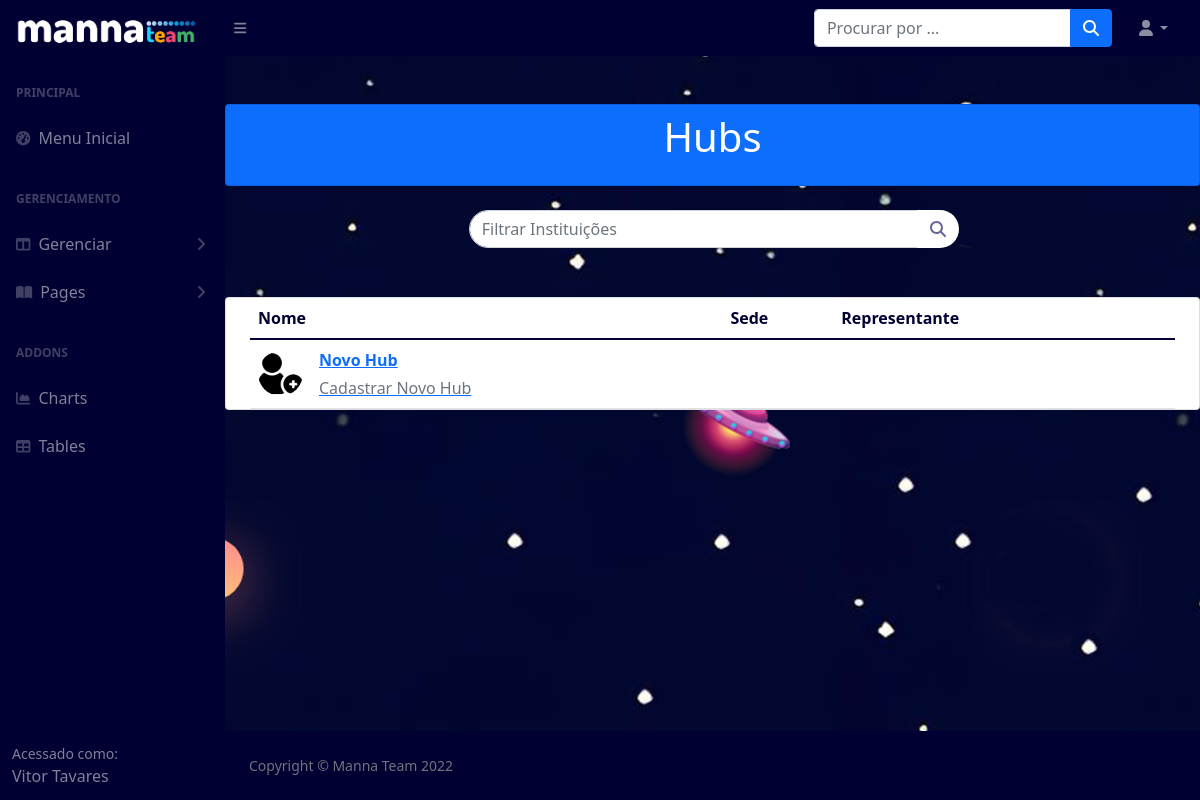
The app's page /hubs, older data.
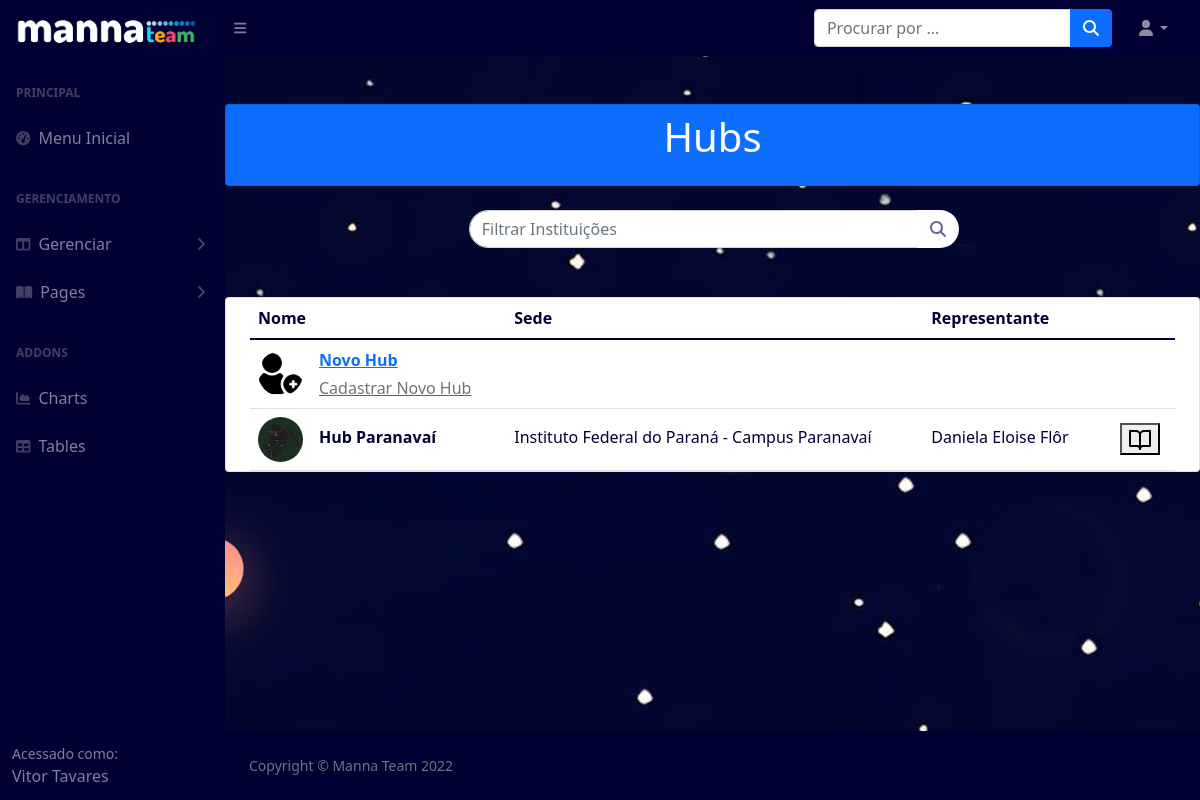
The same page, newer data.
### pages/models.py (models this page shows, shortened)
class Hub(models.Model):
    foto = models.ImageField('Foto', upload_to='static/uploads/photos/hub')
    nome = models.CharField('Nome do Hub', max_length=200)
    regiao = models.CharField('Região do Hub', max_length=200)
    sede = models.CharField('Sede do Hub', max_length=50)
    representante = models.CharField('Representante Manna', max_length=50)
    instituicoes= models.CharField('Instituições Afiliadas', max_length=50)
    participantes = models.CharField('Membros Participantes', max_length=50)
    conexao = models.CharField('Colégios Atendidos', max_length=200)
    quantidadeAlunos = models.IntegerField('Quantidade de Alunos Atendidos')
    descricao = models.CharField('Descrição', max_length=2000)

### pages/views.py (the view)
# urls.py: path('hubs', HubList.as_view(), name="hubs"),
class HubList(ListView):
	model = Hub
	template_name = 'pages/hub-list.html'

### pages/templates/pages/hub-list.html (shortened to what this page needs)
{% extends 'pages/base.html' %}
{% load static %}
{% block content %}
<section class="pricing py-5">
<div class="container">
  <div class="row">
  <div class="card mb-4 bg-primary">
  <header class="bg-primary text-center py-2 mb-2">
    <div class="container">
      <h1 class="fw-light text-white">Hubs</h1>
    </div>
  </header>
  </div>
  <div id="content">
    <form class='form-inline' method="POST" action="{% url 'filtro-hub' %}">
      <div class="input-group">
        <input type='text' name='search' class="form-control search-form " placeholder="Filtrar Instituições">
        <span class="input-group-btn" style="width:39px">
          <button id="search-this" type="submit" class="pull-right btn btn-default search-btn">
              <i class="fa fa-search"></i>
          </button>
        </span>
      </div>
    </form>
  </div>
  <div class="card mb-4 bg-white">
  <div class="container">
    <div class="row">
      <table id ="table" class="table align-middle mb-0 bg-white">
        <thead class="bg-white">
          <tr>
            <th>Nome</th>
            <th>Sede</th>
            <th>Representante</th>
          </tr>
        </thead>
        <tbody>
          <tr>
            <td>
              <div class="d-flex align-items-center">
                <img
                    src="{% static 'img/plus.png' %}"
                    alt=""
                    style="width: 45px; height: 45px"
                    class="rounded-circle"
                    />
                <div class="ms-3">
                  <a href="{% url 'cadastro-hub' %}">
                  <p class="fw-bold mb-1">Novo Hub</p>
                  <p class="text-muted mb-0">Cadastrar Novo Hub</p></a>
                </div>
              </div>
            </td>
            <td>
            </td>
            <td>
            </td>
            <td></td>
            <td>
            </td>
          </tr>
          {% for hub in object_list %}
          <tr>
            <td>
              <div class="d-flex align-items-center">
                <img
                    src="{{hub.foto}}"
                    alt=""
                    style="width: 45px; height: 45px"
                    class="rounded-circle"
                    />
                <div class="ms-3">
                  <p class="fw-bold mb-1">{{hub.nome}}</p>
                </div>
              </div>
            </td>
            <td>
              <p class="fw-normal mb-1">{{hub.sede}}</p>
            </td>
            <td>
            <p class="fw-normal mb-1">{{hub.representante}}</p>
            <td>
              <td>
                <form method="POST" action="{% url 'hub' %}">
                <button type="submit"><h6 data-feather="book-open"></h6></button>
                </form>
              </td>
          </tr>
        {% endfor %}
        </tbody>
      </table>
    </div>
  </div>
</div>
 </div>
</div>
</section>
        {% endblock %}

### pages/templates/pages/base.html (shortened to what this page needs)
{% load static %}
{% block head %}
<!DOCTYPE html>
<html lang="en">
    <head>
        <link href="https://cdn.jsdelivr.net/npm/simple-datatables@latest/dist/style.css" rel="stylesheet" />
        <link href="{% static 'css/styles.css' %}" rel="stylesheet" />
    </head>
    <body class="sb-nav-fixed">
        <nav class="sb-topnav navbar navbar-expand navbar-dark bg-dark">
            <a class="navbar-brand ps-3" href="{% url 'index' %}"><img src="{% static 'img/logo.png' %}" height="50" width="180" /></a>
            <button class="btn btn-link btn-sm order-1 order-lg-0 me-4 me-lg-0" id="sidebarToggle" href="#!"><i class="fas fa-bars"></i></button>
            <form class="d-none d-md-inline-block form-inline ms-auto me-0 me-md-3 my-2 my-md-0">
                <div class="input-group">
                    <input class="form-control" type="text" placeholder="Procurar por ..." aria-label="Search for..." aria-describedby="btnNavbarSearch" />
                    <button class="btn btn-primary" id="btnNavbarSearch" type="button"><i class="fas fa-search"></i></button>
                </div>
            </form>
            <ul class="navbar-nav ms-auto ms-md-0 me-3 me-lg-4">
                <li class="nav-item dropdown">
                    <a class="nav-link dropdown-toggle" id="navbarDropdown" href="#" role="button" data-bs-toggle="dropdown" aria-expanded="false"><i class="fas fa-user fa-fw"></i></a>
                </li>
            </ul>
        </nav>
        <div id="layoutSidenav">
            <div id="layoutSidenav_nav">
                <nav class="sb-sidenav accordion sb-sidenav-dark" id="sidenavAccordion">
                    <div class="sb-sidenav-menu">
                        <div class="nav">
                            <div class="sb-sidenav-menu-heading">Principal</div>
                            <a class="nav-link" href="{% url 'index' %}">
                                <div class="sb-nav-link-icon"><i class="fas fa-tachometer-alt"></i></div>
                                Menu Inicial
                            </a>
                            <div class="sb-sidenav-menu-heading">Gerenciamento</div>
                            <a class="nav-link collapsed" href="#" data-bs-toggle="collapse" data-bs-target="#collapseLayouts" aria-expanded="false" aria-controls="collapseLayouts">
                                <div class="sb-nav-link-icon"><i class="fas fa-columns"></i></div>
                                Gerenciar
                                <div class="sb-sidenav-collapse-arrow"><i class="fas fa-angle-down"></i></div>
                            </a>
                            <a class="nav-link collapsed" href="#" data-bs-toggle="collapse" data-bs-target="#collapsePages" aria-expanded="false" aria-controls="collapsePages">
                                <div class="sb-nav-link-icon"><i class="fas fa-book-open"></i></div>
                                Pages
                                <div class="sb-sidenav-collapse-arrow"><i class="fas fa-angle-down"></i></div>
                            </a>
                            <div class="sb-sidenav-menu-heading">Addons</div>
                            <a class="nav-link" href="charts.html">
                                <div class="sb-nav-link-icon"><i class="fas fa-chart-area"></i></div>
                                Charts
                            </a>
                            <a class="nav-link" href="tables.html">
                                <div class="sb-nav-link-icon"><i class="fas fa-table"></i></div>
                                Tables
                            </a>
                        </div>
                    </div>
                    <div class="sb-sidenav-footer">
                        <div class="small">Acessado como:</div>
                        Vitor Tavares
                    </div>
                </nav>
            </div>
            <div id="layoutSidenav_content">
{% endblock %}
{% block content %}
{% endblock %}
{% block footer %}
<footer class="py-4 bg-dark mt-auto">
    <div class="container-fluid px-4">
        <div class="d-flex align-items-center justify-content-between small">
            <div class="text-muted">Copyright &copy; Manna Team 2022</div>
        </div>
    </div>
</footer>
</div>
</div>
{% endblock %}
</body>
</html>

Row changes from the older to the newer data that the page shows:
added Hub: foto (picture), nome "Hub Paranavaí", sede "Instituto Federal do Paraná - Campus Paranavaí", representante "Daniela Eloise Flôr"
